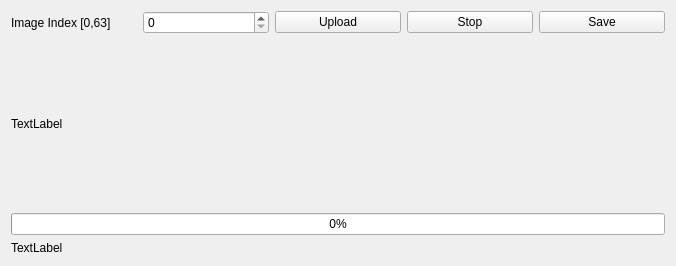
<?xml version="1.0" encoding="UTF-8"?>
<ui version="4.0">
 <class>FormA7105Uploader</class>
 <widget class="QWidget" name="FormA7105Uploader">
  <property name="geometry">
   <rect>
    <x>0</x>
    <y>0</y>
    <width>676</width>
    <height>266</height>
   </rect>
  </property>
  <property name="windowTitle">
   <string>Form</string>
  </property>
  <layout class="QVBoxLayout" name="verticalLayout">
   <item>
    <layout class="QHBoxLayout" name="horizontalLayout">
     <item>
      <widget class="QLabel" name="label">
       <property name="text">
        <string>Image Index [0,63]</string>
       </property>
      </widget>
     </item>
     <item>
      <widget class="QSpinBox" name="spinBoxImageIndex">
       <property name="maximum">
        <number>63</number>
       </property>
      </widget>
     </item>
     <item>
      <widget class="QPushButton" name="pushButtonUpload">
       <property name="text">
        <string>Upload</string>
       </property>
      </widget>
     </item>
     <item>
      <widget class="QPushButton" name="pushButtonStop">
       <property name="text">
        <string>Stop</string>
       </property>
      </widget>
     </item>
     <item>
      <widget class="QPushButton" name="pushButtonSaveBin">
       <property name="text">
        <string>Save</string>
       </property>
      </widget>
     </item>
    </layout>
   </item>
   <item>
    <widget class="MonoImageLabel" name="labelPreview">
     <property name="enabled">
      <bool>true</bool>
     </property>
     <property name="text">
      <string>TextLabel</string>
     </property>
    </widget>
   </item>
   <item>
    <widget class="QProgressBar" name="progressBar">
     <property name="value">
      <number>0</number>
     </property>
    </widget>
   </item>
   <item>
    <widget class="QLabel" name="labelPingTestStatus">
     <property name="sizePolicy">
      <sizepolicy hsizetype="Preferred" vsizetype="Maximum">
       <horstretch>0</horstretch>
       <verstretch>0</verstretch>
      </sizepolicy>
     </property>
     <property name="text">
      <string>TextLabel</string>
     </property>
    </widget>
   </item>
  </layout>
 </widget>
 <customwidgets>
  <customwidget>
   <class>MonoImageLabel</class>
   <extends>QLabel</extends>
   <header location="global">monoimagelabel.h</header>
  </customwidget>
 </customwidgets>
 <resources/>
 <connections/>
</ui>
